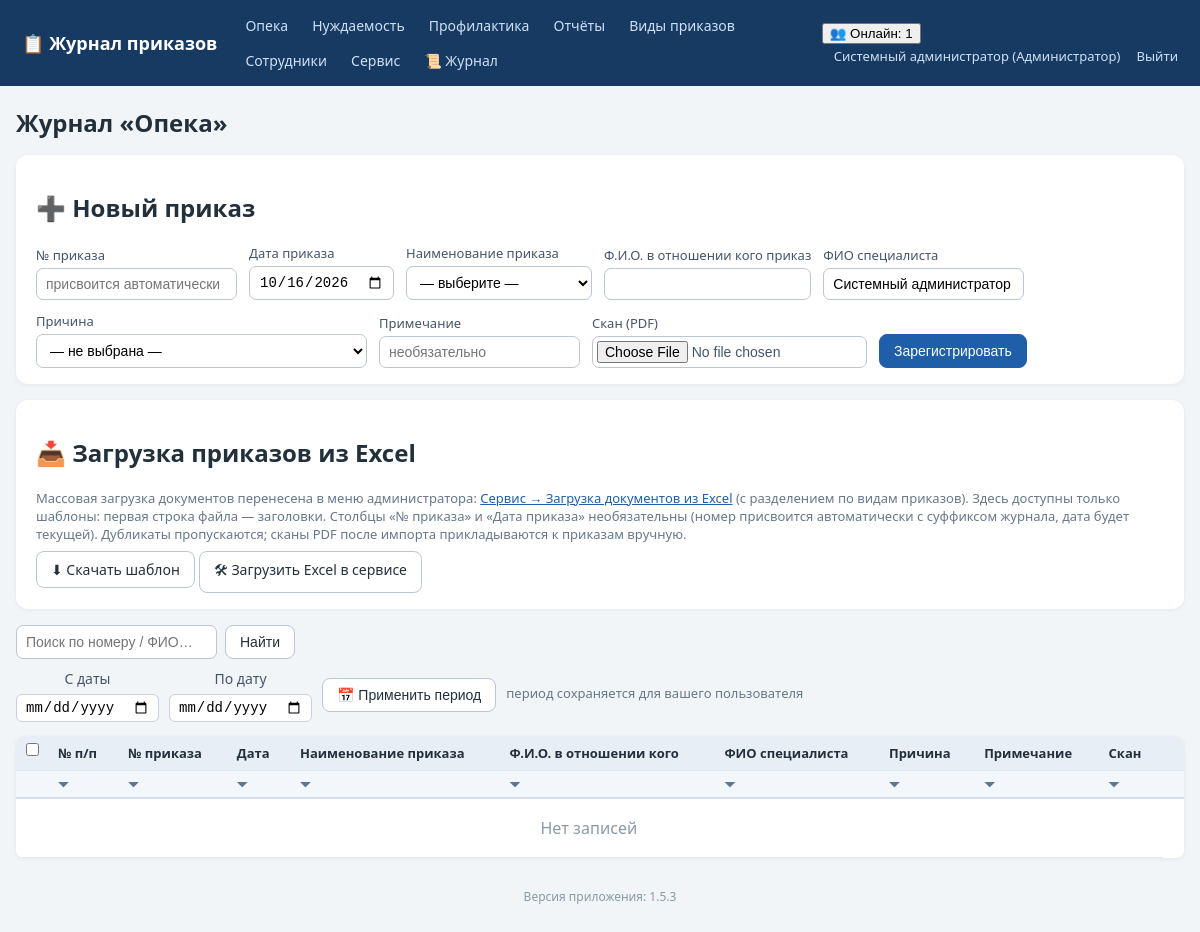
Screenshot of /journal/opeka (signed in) with the database file from the repository.
### tables this page shows
CREATE TABLE employees (
    id INTEGER PRIMARY KEY AUTOINCREMENT,
    full_name TEXT NOT NULL,
    position TEXT NOT NULL DEFAULT '',
    login TEXT UNIQUE,
    password_hash TEXT,
    pwd_changed_at TEXT,           -- дата последней самостоятельной смены пароля
    role_id INTEGER REFERENCES roles(id)
);

CREATE TABLE roles (
    id INTEGER PRIMARY KEY AUTOINCREMENT,
    name TEXT UNIQUE NOT NULL
);

### app.py (the view)
@app.route('/journal/<journal>')
def journal_list(journal):
    if journal not in JOURNAL_TYPES:
        abort(404)
    user = current_user()
    if not can_access_journal(user, journal):
        abort(403)
    q = request.args.get('q', '').strip()
    conn = get_db()
    p1, p2 = journal_period(conn, user['id'], journal, request.args)
    sql = ('SELECT o.*, t.name AS type_name, rs.name AS reason_name FROM orders o '
           'LEFT JOIN order_types t ON t.id=o.order_type_id '
           'LEFT JOIN reasons rs ON rs.id=o.reason_id WHERE o.journal=?')
    params = [journal]
    if p1:
        sql += ' AND o.order_date>=?'
        params.append(p1)
    if p2:
        sql += ' AND o.order_date<=?'
        params.append(p2)
    if q:
        sql += ' AND (o.order_number LIKE ? OR o.person_fio LIKE ? OR o.specialist_fio LIKE ?)'
        like = f'%{q}%'
        params += [like, like, like]
    sql += (' ORDER BY o.order_date DESC, ' + _ORDER_NUM_SQL.format(col='o.order_number') +
            ' DESC, o.order_number DESC')
    rows = conn.execute(sql, params).fetchall()
    types = conn.execute('SELECT * FROM order_types WHERE kind=? ORDER BY name',
                         (journal,)).fetchall()
    reasons = conn.execute('SELECT * FROM reasons ORDER BY name').fetchall()
    today = date.today().isoformat()
    conn.close()
    return render_template('journal.html', journal=journal, title=JOURNAL_TITLES[journal],
                           rows=rows, types=types, reasons=reasons, today=today,
                           q=q, p1=p1, p2=p2, has_reason=REASONS_ENABLED.get(journal, False))

### app.py (called while the page is built, shortened)
def has_request_context_safe():
    try:
        from flask import has_request_context
        return has_request_context()
    except Exception:
        return False

def _session_signature(uid):
    raw = request.cookies.get(app.config['SESSION_COOKIE_NAME'], '')
    if not raw:
        return ''

def _db_touch_throttled(key, min_interval=10.0):
    now = time.time()
    last = _DB_TOUCH_TS.get(key, 0)
    if now - last >= min_interval:
        _DB_TOUCH_TS[key] = now
        return True
    return False

def db_cleanup_active_sessions(cutoff):
    try:
        conn = get_db()
        conn.execute('DELETE FROM active_sessions WHERE last_seen < ?', (cutoff,))
        conn.commit()
        conn.close()
    except Exception:
        pass

def touch_active_session(uid):
    sid = _session_signature(uid)
    ip = request.remote_addr if has_request_context_safe() else ''
    now = time.time()
    with ACTIVE_SESSIONS_LOCK:
        ACTIVE_SESSIONS[(uid, sid)] = {'last_seen': now, 'ip': ip}
    if _db_touch_throttled((uid, sid)):
        db_touch_active_session(uid, sid, ip)

def cleanup_active_sessions():
    cutoff = time.time() - ACTIVE_TIMEOUT
    with ACTIVE_SESSIONS_LOCK:
        expired = [k for k, v in ACTIVE_SESSIONS.items()
                   if v['last_seen'] < cutoff]
        for k in expired:
            del ACTIVE_SESSIONS[k]
    db_cleanup_active_sessions(cutoff)

@app.before_request
def _mark_tls_noise_context():
    try:
        from flask import g as _fg
        _tls_noise_ctx.g = _fg
    except Exception:
        pass

def get_db():
    conn = sqlite3.connect(DB_PATH)
    conn.row_factory = sqlite3.Row
    conn.execute('PRAGMA foreign_keys = ON')
    return conn

def current_user():
    uid = session.get('user_id')
    if not uid:
        return None
    conn = get_db()
    u = conn.execute('SELECT e.*, r.name AS role_name FROM employees e '
                     'LEFT JOIN roles r ON r.id=e.role_id WHERE e.id=?', (uid,)).fetchone()
    conn.close()
    return u

def can_access_journal(user, journal):
    if not user:
        return False
    if user['role_name'] in FULL_DATA_ROLES:  # админ и начальник — полный доступ
        return True
    return user['role_name'] in ROLE_ACCESS[journal]

def _valid_iso_date(s):
    try:
        d = date.fromisoformat((s or '').strip())
        return d.isoformat()
    except (ValueError, TypeError):
        return None

### templates/journal.html (shortened to what this page needs)
{% extends 'base.html' %}
{% block content %}
<h1>Журнал «{{ title }}»</h1>
<div class="panel">
  <h2>➕ Новый приказ</h2>
  <form method="post" action="{{ url_for('journal_create', journal=journal) }}" enctype="multipart/form-data">
    <label>№ приказа <input name="order_number" placeholder="присвоится автоматически"></label>
    <label>Дата приказа <input type="date" name="order_date" value="{{ today }}"></label>
    <label>Наименование приказа
      <select name="order_type_id" required>
        <option value="">— выберите —</option>
      </select>
    </label>
    <label>Ф.И.О. в отношении кого приказ <input name="person_fio" required></label>
    <label>ФИО специалиста <input name="specialist_fio" value="{{ cu.full_name if cu else '' }}"></label>
    {% if has_reason %}
    <label>Причина
      <select name="reason_id">
        <option value="">— не выбрана —</option>
      </select>
    </label>
    {% endif %}
    <label>Примечание <input name="note" placeholder="необязательно"></label>
    <label>Скан (PDF) <input type="file" name="scan" accept=".pdf,application/pdf"></label>
    <button class="btn primary" type="submit">Зарегистрировать</button>
  </form>
</div>
<div class="panel no-print">
  <h2>📥 Загрузка приказов из Excel</h2>
  <p class="hint">Массовая загрузка документов перенесена в меню администратора:
     <a href="{{ url_for('service') }}">Сервис → Загрузка документов из Excel</a>
     (с разделением по видам приказов). Здесь доступны только шаблоны:
     первая строка файла — заголовки. Столбцы «№ приказа» и «Дата приказа» необязательны
     (номер присвоится автоматически с суффиксом журнала, дата будет текущей). Дубликаты пропускаются;
     сканы PDF после импорта прикладываются к приказам вручную.</p>
  <a class="btn" href="{{ url_for('journal_template', journal=journal) }}">⬇ Скачать шаблон</a>
  <a class="btn" href="{{ url_for('service') }}#excel-import">🛠 Загрузить Excel в сервисе</a>
</div>
<form method="get" class="searchbar no-print">
  <input name="q" value="{{ q }}" placeholder="Поиск по номеру / ФИО…">
  <button class="btn">Найти</button>
</form>
<form method="get" class="periodbar no-print" id="periodForm">
  <label>С даты <input type="date" name="d1" id="p_d1" value="{{ p1 or '' }}"></label>
  <label>По дату <input type="date" name="d2" id="p_d2" value="{{ p2 or '' }}"></label>
  <button class="btn" type="submit">📅 Применить период</button>
  <span class="hint">период сохраняется для вашего пользователя</span>
</form>
<table class="grid" id="journalTable">
  {% set headers = ['№ п/п','№ приказа','Дата','Наименование приказа','Ф.И.О. в отношении кого','ФИО специалиста'] + (['Причина'] if has_reason else []) + ['Примечание','Скан'] %}
  <tr>
    <th class="chk-col no-print"><input type="checkbox" id="chkAll" title="Выделить все строки"
        onclick="toggleAllChecked(this.checked)"></th>
    {% for h in headers %}
    <th class="sortable" data-sortcol="{{ loop.index0 + 1 }}" onclick="sortByColumn(this)"
        title="Сортировать по столбцу «{{ h }}»">{{ h }}</th>
    {% endfor %}
    <th class="no-print"></th>
  </tr>
  <tr class="filter-row no-print">
    <th class="no-print"></th>
    {% for h in headers %}
    <th class="filter-cell">
      <span class="funnel" onclick="toggleFilter(this)" title="Фильтр по столбцу «{{ h }}»">⏷</span>
    </th>
    {% endfor %}
    <th class="no-print"></th>
  </tr>
  {% if not rows %}<tr class="empty-row"><td colspan="{{ 9 + (1 if has_reason else 0) }}" class="empty">Нет записей</td></tr>{% endif %}
</table>
{% endblock %}

### templates/base.html (shortened to what this page needs)
<!DOCTYPE html>
<html lang="ru">
<head>
<link rel="stylesheet" href="{{ url_for('static', filename='style.css') }}">
</head>
<body>
<header class="topbar no-print">
  <div class="brand"><a href="{{ url_for('index') }}">📋 Журнал приказов</a></div>
  <nav>
    {% for j, t in accessible_journals %}
      <a href="{{ url_for('journal_list', journal=j) }}">{{ t }}</a>
    {% endfor %}
    {% if cu and cu.role_name in ['Администратор','Начальник отдела','Куратор'] %}
      <a href="{{ url_for('reports') }}">Отчёты</a>
    {% endif %}
    <a href="{{ url_for('order_types') }}">Виды приказов</a>
    {% if cu and cu.role_name == 'Администратор' %}
      <a href="{{ url_for('employees') }}">Сотрудники</a>
      <a href="{{ url_for('service') }}">Сервис</a>
      <a href="{{ url_for('logs_view') }}" title="Журнал логирования">📜 Журнал</a>
    {% endif %}
  </nav>
  <div class="userbox">
    {% if cu %}
      {% if active_users is not none %}
        <div class="online" id="onlineBox" title="Сотрудники, работавшие в системе за последние {{ (active_timeout // 60) or 1 }} мин. Обновляется автоматически.">
          <button type="button" class="online-toggle" onclick="toggleOnline()">👥 Онлайн: {{ active_users|length }}</button>
        </div>
      {% endif %}
      <a href="{{ url_for('profile') }}" title="Сменить пароль">{{ cu.full_name }} ({{ cu.role_name }})</a>
      <a href="{{ url_for('logout') }}">Выйти</a>
    {% endif %}
  </div>
</header>
<main class="container">
  {% block content %}{% endblock %}
</main>
<footer class="foot no-print">Версия приложения: {{ app_version }}</footer>
</body>
</html>

### static/style.css (style rules this page uses)
:root { --bs:#1f5fa9;--bg:#f2f5f8;--tx:#22303c; }
* { box-sizing:border-box }
body { margin:0;font-family:"Segoe UI",Arial,sans-serif;background:var(--bg);color:var(--tx); }
a { color:var(--bs); }
.topbar { display:flex;align-items:center;gap:18px;flex-wrap:wrap;background:#173a63;color:#fff;padding:10px 22px; }
.topbar .brand a { color:#fff;font-weight:700;font-size:18px;text-decoration:none; }
.topbar nav { display:flex;gap:4px;flex-wrap:wrap;flex:1; }
.topbar nav a { color:#cfe0f5;text-decoration:none;padding:6px 10px;border-radius:6px;font-size:14px; }
.userbox a { color:#cfe0f5;text-decoration:none;font-size:13px;margin-left:12px; }
.container { max-width:1200px;margin:20px auto;padding:0 16px; }
h1 { font-size:24px; }
.panel { background:#fff;border-radius:12px;padding:16px 20px;margin:16px 0;box-shadow:0 1px 4px rgba(0,0,0,.06); }
.panel form { display:flex;flex-wrap:wrap;gap:12px;align-items:end; }
label { display:flex;flex-direction:column;font-size:13px;gap:4px;color:#44556a; }
input,select { padding:7px 9px;border:1px solid #b9c6d3;border-radius:7px;font-size:14px;background:#fff; }
input[type=file] { padding:4px; }
.btn { display:inline-block;padding:8px 14px;border-radius:8px;border:1px solid #b9c6d3;background:#fff;color:var(--tx);cursor:pointer;font-size:14px;text-decoration:none; }
.btn.primary { background:var(--bs);border-color:var(--bs);color:#fff; }
table.grid { width:100%;border-collapse:collapse;background:#fff;margin:14px 0;box-shadow:0 1px 4px rgba(0,0,0,.06);border-radius:8px;overflow:hidden; }
.grid th { background:#e8eef5;font-size:13px;text-align:left; }
.grid th,.grid td { padding:8px 10px;border-bottom:1px solid #e2e8ef;vertical-align:top; }
.grid .empty { text-align:center;color:#8a99a8;padding:18px; }
.searchbar { display:flex;gap:8px;margin:10px 0; }
.foot { text-align:center;color:#8a99a8;font-size:12px;margin:30px 0; }
.hint { color:#67788a;font-size:13px;margin:4px 0 8px 0; }
.filter-row th { background:#f3f6fa;padding:4px 6px;border-bottom:2px solid #d5deea; }
.funnel { cursor:pointer;color:#5b7592;font-size:13px;user-select:none;padding:0 4px; }
th.sortable { cursor:pointer;user-select:none;white-space:nowrap; }
.periodbar { display:flex;flex-wrap:wrap;align-items:center;gap:10px;margin:6px 0 10px 0; }
.periodbar label { font-size:14px;display:inline-flex;align-items:center;gap:6px; }
.periodbar input[type=date] { padding:4px 8px;border:1px solid #c6d2e0;border-radius:6px;font-size:14px; }
.chk-col { width:28px;text-align:center;padding:4px 6px!important; }

### rows the page displays
employees: full_name "Системный администратор", specialist_fio "Системный администратор"
roles: role_name "Администратор"

### other values shown
{{ t }} "Опека" "Нуждаемость" "Профилактика"
{{ active_users|length }} "1"
{{ title }} "Опека"
{{ h }} "№ п/п" "№ приказа" "Дата" "Наименование приказа" "Ф.И.О. в отношении кого" "ФИО специалиста" "Причина" "Примечание" "Скан"
{{ app_version }} "1.5.3"
